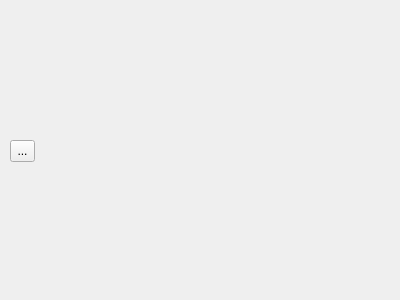
<?xml version="1.0" encoding="UTF-8"?>
<ui version="4.0">
 <class>Test_Form</class>
 <widget class="QWidget" name="Test_Form">
  <property name="geometry">
   <rect>
    <x>0</x>
    <y>0</y>
    <width>400</width>
    <height>300</height>
   </rect>
  </property>
  <property name="windowTitle">
   <string>Form</string>
  </property>
  <widget class="QToolButton" name="toolButton">
   <property name="geometry">
    <rect>
     <x>10</x>
     <y>140</y>
     <width>25</width>
     <height>22</height>
    </rect>
   </property>
   <property name="text">
    <string>...</string>
   </property>
  </widget>
 </widget>
 <resources/>
 <connections/>
</ui>
